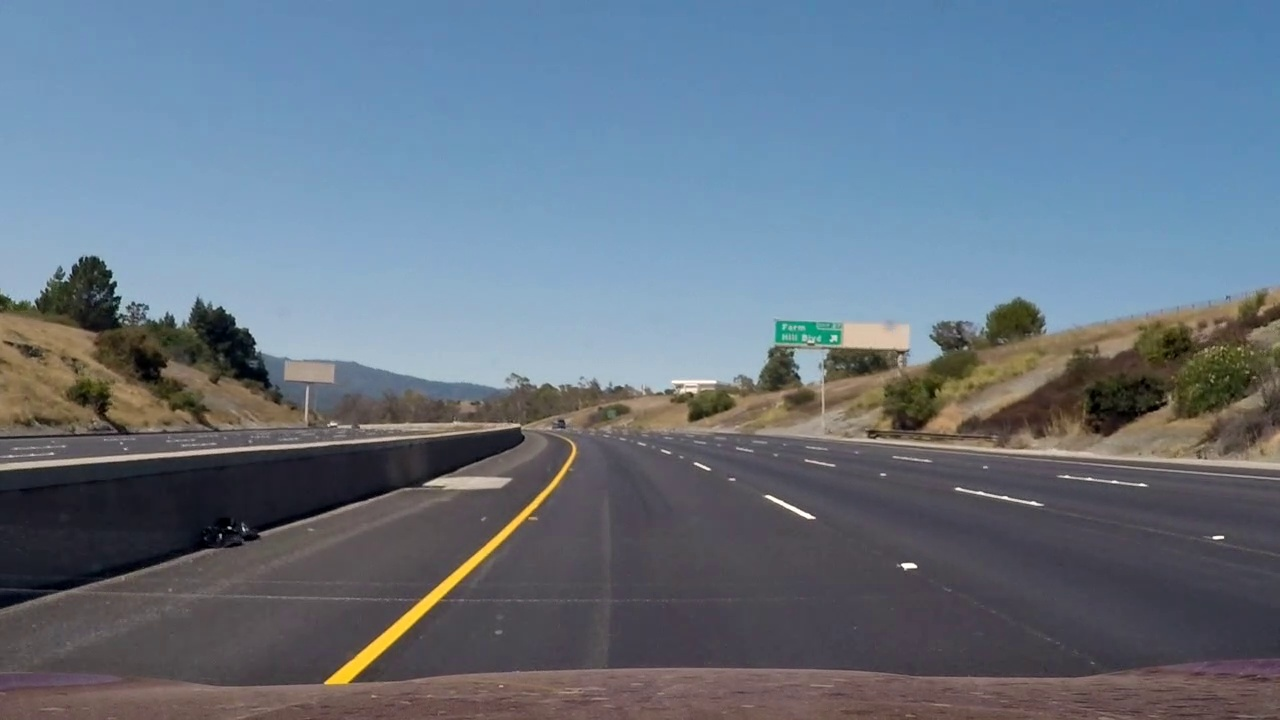
#> input picture DIP Project/lane-detection-simple.jpg, 1280 x 720 px
$ jupyter execute 'DIP Project.ipynb'
#> lines starting #> are read from the running program, lines starting #| are printed output that depends on the picture; after the words box and inside, x2 and y2 are one past the last pixel; in counts of white or black regions, pixels touching at a corner belong together
[cell 1]
import cv2
import numpy
def image_preprocessing(frame):
    image = cv2.cvtColor(frame, cv2.COLOR_BGR2GRAY)
    image = cv2.GaussianBlur(image, (5, 5), 0)
    cv2.imshow("Gaussian Blur", image)
    image = cv2.Canny(numpy.uint8(image), 100, 255)
    cv2.imshow("Canny Edge", image)
    return image

def extract_roi(frame, polygon_points_array):
    black_mask = numpy.zeros_like(frame)
    cv2.fillPoly(black_mask, [polygon_points_array], 255)
    out_image = numpy.zeros_like(frame)
    out_image[black_mask == 255] = frame[black_mask == 255]
    cv2.imshow("ROI", out_image)
    return out_image

def split_hough_lines(lines):
    left_lane_line = []
    right_lane_line = []
    for line in lines:
        for x1, y1, x2, y2 in line:
            params = numpy.polyfit((x1, x2), (y1, y2), 1)
            slope = params[0]
            intercept = params[1]
            if slope < 0:
                left_lane_line.append([slope, intercept])
            else:
                right_lane_line.append([slope, intercept])
            pass
        pass
    return left_lane_line, right_lane_line

def construct_common_line(avg_line_params, image_shape):
    avg_slope = avg_line_params[0]
    avg_intercept = avg_line_params[1]
    y1 = image_shape[0]
    y2 = int(y1*(7/10))
    x1 = int((y1 - avg_intercept)/avg_slope)
    x2 = int((y2 - avg_intercept)/avg_slope)
    return [x1, y1, x2, y2]

def draw_hough_lines(original_image, frame):
    lines = cv2.HoughLinesP(frame, 2, numpy.pi/180, 50,
                            numpy.array([]), minLineLength=10, maxLineGap=5)
    left_lane_line, right_lane_line = split_hough_lines(lines)
    left_lane_avg = numpy.average(left_lane_line, axis=0)
    right_lane_avg = numpy.average(right_lane_line, axis=0)
    left_coordinates = construct_common_line(
        left_lane_avg, original_image.shape)
    right_coordinates = construct_common_line(
        right_lane_avg, original_image.shape)
    cv2.line(original_image, (left_coordinates[0], left_coordinates[1]),
             (left_coordinates[2], left_coordinates[3]), (0, 255, 0), 10)
    cv2.line(original_image, (right_coordinates[0], right_coordinates[1]),
             (right_coordinates[2], right_coordinates[3]), (0, 255, 0), 10)
    return

def main():
    image = cv2.imread("lane-detection-simple.jpg")
#> image is the input picture: shape (720, 1280, 3); mean B, G, R 130.3, 115.7, 102.2
    processed_image = image_preprocessing(image)
#> in image_preprocessing, `image = cv2.cvtColor(frame, cv2.COLOR_BGR2GRAY)`:
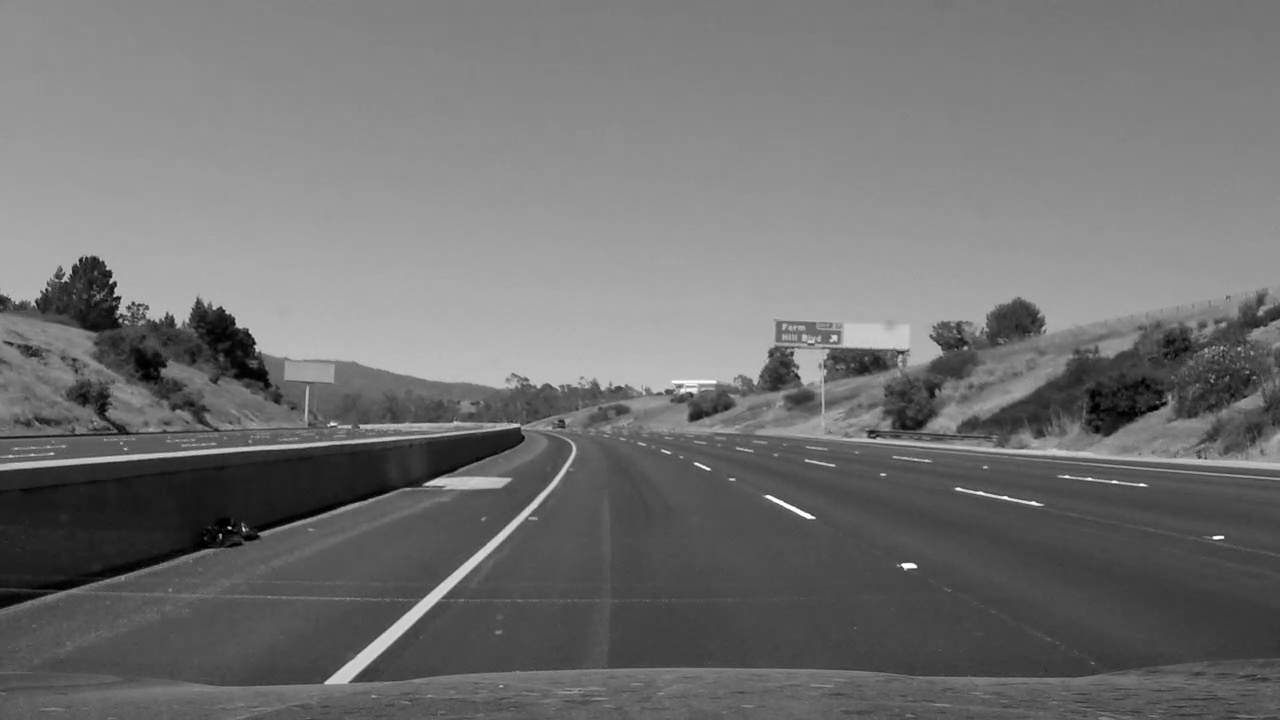
#> image: shape (720, 1280); min 0, max 255, mean 113.3
#> in image_preprocessing, `image = cv2.Canny(numpy.uint8(image), 100, 255)`:
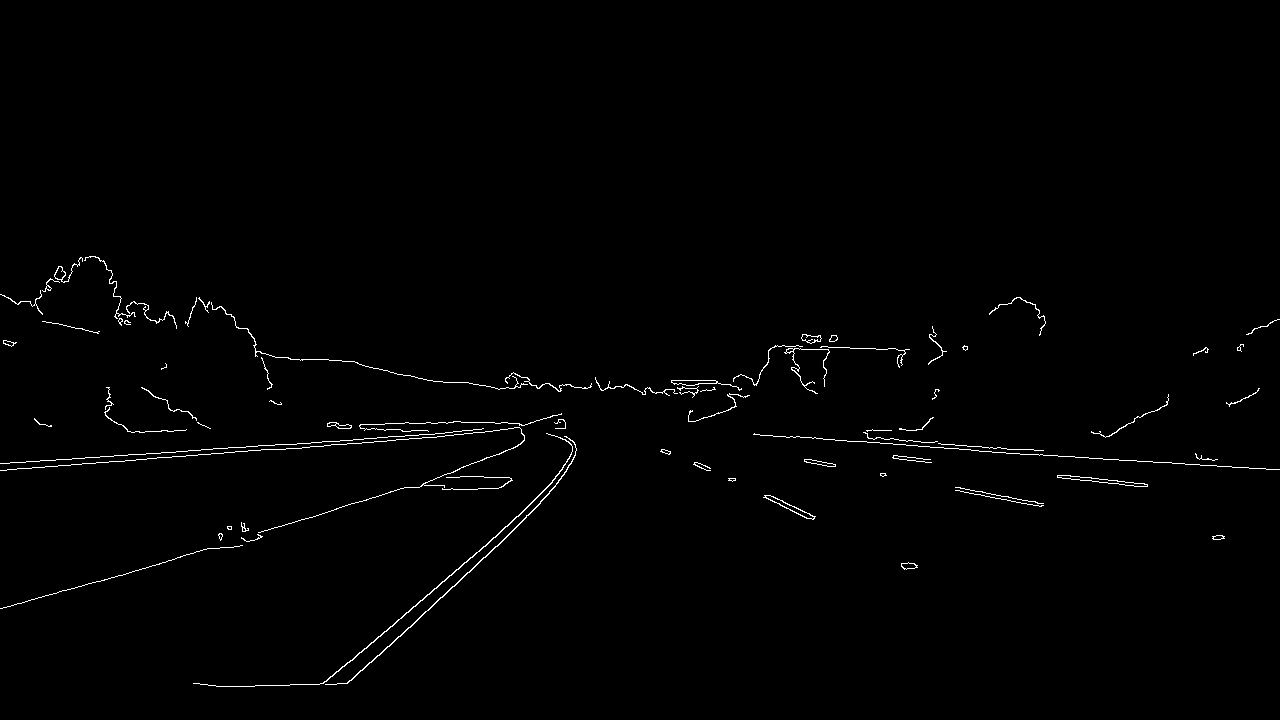
#> image: shape (720, 1280); 0.88% white in thin lines or dots, all inside (x1, y1, x2, y2) = (0, 256, 1280, 687)
    # ROI polygon
    custom_roi_polygon_points = numpy.array(
        [[264, image.shape[0]], [617, 409],
        [image.shape[1], image.shape[0]]])
#> custom_roi_polygon_points = [[264, 720], [617, 409], [1280, 720]]
    roi_image = extract_roi(processed_image, custom_roi_polygon_points)
#> in extract_roi, `cv2.fillPoly(black_mask, [polygon_points_array], 255)`: black_mask: shape (720, 1280); 17.1% white; 1 white region, box (x1, y1, x2, y2) and area: (265, 409, 1279, 720) 158028
#> in extract_roi, `out_image[black_mask == 255] = frame[black_mask == 255]`:
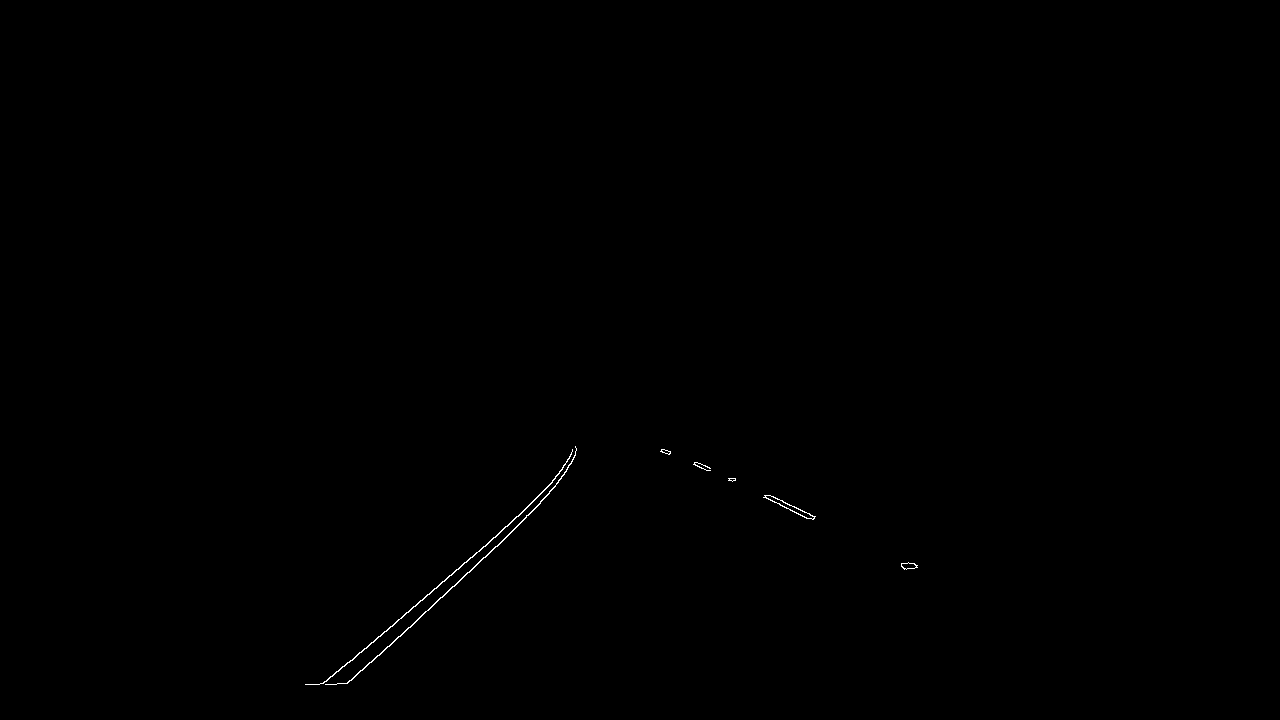
#> out_image: shape (720, 1280); 0.14% white in thin lines or dots, all inside (x1, y1, x2, y2) = (305, 446, 918, 685)
    draw_hough_lines(image, roi_image)
#> in draw_hough_lines, `lines = cv2.HoughLinesP(frame, 2, numpy.pi/180, 50, numpy.array([]), m..`: lines = 17 rows, first 6: [397, 620, 495, 537], [442, 597, 495, 546], [507, 526, 555, 478], [351, 680, 408, 627], [540, 501, 561, 478], [344, 666, 414, 606]
#> the loop in split_hough_lines, `for line in lines:` made 17 passes
#> line on passes 1 to 12: [[397, 620, 495, 537]], [[442, 597, 495, 546]], [[507, 526, 555, 478]], [[351, 680, 408, 627]], [[540, 501, 561, 478]], [[344, 666, 414, 606]], [[763, 497, 807, 518]], [[506, 536, 540, 503]], [[783, 502, 815, 516]], [[538, 496, 552, 482]], [[379, 655, 462, 577]], [[323, 683, 342, 666]]
#> after the loop in split_hough_lines, `for line in lines:`: left_lane_line = [[-0.847, 956.2], [-0.962, 1022.3], [-1, 1033], [-0.93, 1006.4], [-1.1, 1092.4], [-0.857, 960.9], [-0.971, 1027.1], [-1, 1034], [-0.94, 1011.2], [-0.895, 972], [-1, 1031], [-1, 1042]]; right_lane_line = [[0.477, 132.8], [0.438, 159.4], [0.452, 147.7], [0.488, 123.4], [0.462, 143.5]]
#> in draw_hough_lines, `left_lane_avg = numpy.average(left_lane_line, axis=0)`: left_lane_avg = [-0.958, 1015.7]
#> in draw_hough_lines, `right_lane_avg = numpy.average(right_lane_line, axis=0)`: right_lane_avg = [0.463, 141.4]
#> in construct_common_line, `avg_slope = avg_line_params[0]`: avg_slope = -0.958
#> in construct_common_line, `avg_intercept = avg_line_params[1]`: avg_intercept = 1015.7
#> in construct_common_line, `x1 = int((y1 - avg_intercept)/avg_slope)`: x1 = 308
#> in construct_common_line, `x2 = int((y2 - avg_intercept)/avg_slope)`: x2 = 535
#> in draw_hough_lines, `left_coordinates = construct_common_line( left_lane_avg, original_imag..`: left_coordinates = [308, 720, 535, 503]
#> in draw_hough_lines, `right_coordinates = construct_common_line( right_lane_avg, original_im..`: right_coordinates = [1249, 720, 780, 503]
#> in draw_hough_lines, `cv2.line(original_image, (right_coordinates[0], right_coordinates[1]),..`:
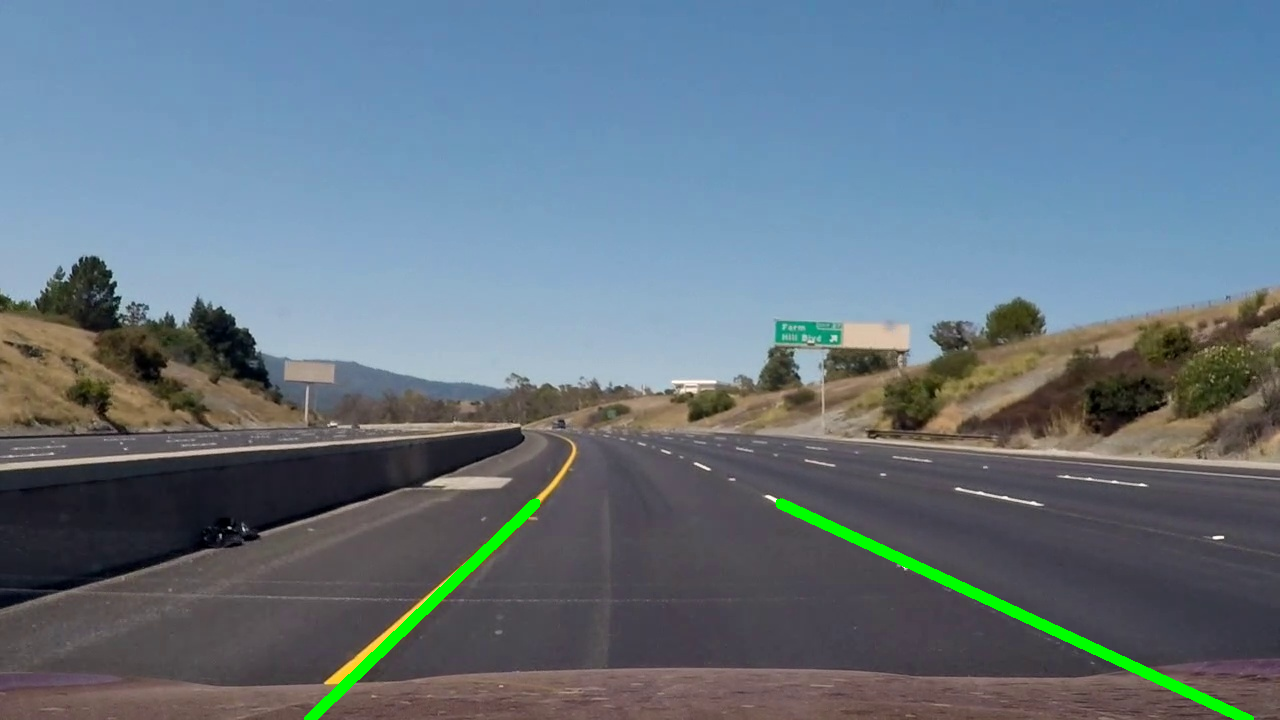
#> original_image: shape (720, 1280, 3); mean B, G, R 129.5, 117.2, 101
    window_name = "lane_detection"
    cv2.imshow(window_name, image)
    cv2.waitKey(0)
    return
if __name__ == "__main__":
    main()
    pass
